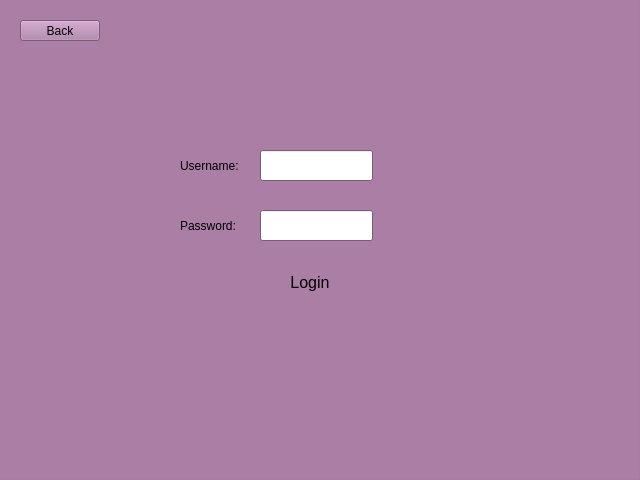
<?xml version="1.0" encoding="UTF-8"?>
<ui version="4.0">
 <class>login_page</class>
 <widget class="QDialog" name="login_page">
  <property name="geometry">
   <rect>
    <x>0</x>
    <y>0</y>
    <width>640</width>
    <height>480</height>
   </rect>
  </property>
  <property name="palette">
   <palette>
    <active>
     <colorrole role="WindowText">
      <brush brushstyle="SolidPattern">
       <color alpha="255">
        <red>0</red>
        <green>0</green>
        <blue>0</blue>
       </color>
      </brush>
     </colorrole>
     <colorrole role="Button">
      <brush brushstyle="SolidPattern">
       <color alpha="255">
        <red>173</red>
        <green>127</green>
        <blue>168</blue>
       </color>
      </brush>
     </colorrole>
     <colorrole role="Light">
      <brush brushstyle="SolidPattern">
       <color alpha="255">
        <red>255</red>
        <green>192</green>
        <blue>248</blue>
       </color>
      </brush>
     </colorrole>
     <colorrole role="Midlight">
      <brush brushstyle="SolidPattern">
       <color alpha="255">
        <red>214</red>
        <green>159</green>
        <blue>208</blue>
       </color>
      </brush>
     </colorrole>
     <colorrole role="Dark">
      <brush brushstyle="SolidPattern">
       <color alpha="255">
        <red>86</red>
        <green>63</green>
        <blue>84</blue>
       </color>
      </brush>
     </colorrole>
     <colorrole role="Mid">
      <brush brushstyle="SolidPattern">
       <color alpha="255">
        <red>115</red>
        <green>85</green>
        <blue>112</blue>
       </color>
      </brush>
     </colorrole>
     <colorrole role="Text">
      <brush brushstyle="SolidPattern">
       <color alpha="255">
        <red>0</red>
        <green>0</green>
        <blue>0</blue>
       </color>
      </brush>
     </colorrole>
     <colorrole role="BrightText">
      <brush brushstyle="SolidPattern">
       <color alpha="255">
        <red>255</red>
        <green>255</green>
        <blue>255</blue>
       </color>
      </brush>
     </colorrole>
     <colorrole role="ButtonText">
      <brush brushstyle="SolidPattern">
       <color alpha="255">
        <red>0</red>
        <green>0</green>
        <blue>0</blue>
       </color>
      </brush>
     </colorrole>
     <colorrole role="Base">
      <brush brushstyle="SolidPattern">
       <color alpha="255">
        <red>255</red>
        <green>255</green>
        <blue>255</blue>
       </color>
      </brush>
     </colorrole>
     <colorrole role="Window">
      <brush brushstyle="SolidPattern">
       <color alpha="255">
        <red>173</red>
        <green>127</green>
        <blue>168</blue>
       </color>
      </brush>
     </colorrole>
     <colorrole role="Shadow">
      <brush brushstyle="SolidPattern">
       <color alpha="255">
        <red>0</red>
        <green>0</green>
        <blue>0</blue>
       </color>
      </brush>
     </colorrole>
     <colorrole role="AlternateBase">
      <brush brushstyle="SolidPattern">
       <color alpha="255">
        <red>214</red>
        <green>191</green>
        <blue>211</blue>
       </color>
      </brush>
     </colorrole>
     <colorrole role="ToolTipBase">
      <brush brushstyle="SolidPattern">
       <color alpha="255">
        <red>255</red>
        <green>255</green>
        <blue>220</blue>
       </color>
      </brush>
     </colorrole>
     <colorrole role="ToolTipText">
      <brush brushstyle="SolidPattern">
       <color alpha="255">
        <red>0</red>
        <green>0</green>
        <blue>0</blue>
       </color>
      </brush>
     </colorrole>
     <colorrole role="PlaceholderText">
      <brush brushstyle="SolidPattern">
       <color alpha="127">
        <red>0</red>
        <green>0</green>
        <blue>0</blue>
       </color>
      </brush>
     </colorrole>
     <colorrole role="Accent">
      <brush brushstyle="SolidPattern">
       <color alpha="255">
        <red>255</red>
        <green>255</green>
        <blue>255</blue>
       </color>
      </brush>
     </colorrole>
    </active>
    <inactive>
     <colorrole role="WindowText">
      <brush brushstyle="SolidPattern">
       <color alpha="255">
        <red>0</red>
        <green>0</green>
        <blue>0</blue>
       </color>
      </brush>
     </colorrole>
     <colorrole role="Button">
      <brush brushstyle="SolidPattern">
       <color alpha="255">
        <red>173</red>
        <green>127</green>
        <blue>168</blue>
       </color>
      </brush>
     </colorrole>
     <colorrole role="Light">
      <brush brushstyle="SolidPattern">
       <color alpha="255">
        <red>255</red>
        <green>192</green>
        <blue>248</blue>
       </color>
      </brush>
     </colorrole>
     <colorrole role="Midlight">
      <brush brushstyle="SolidPattern">
       <color alpha="255">
        <red>214</red>
        <green>159</green>
        <blue>208</blue>
       </color>
      </brush>
     </colorrole>
     <colorrole role="Dark">
      <brush brushstyle="SolidPattern">
       <color alpha="255">
        <red>86</red>
        <green>63</green>
        <blue>84</blue>
       </color>
      </brush>
     </colorrole>
     <colorrole role="Mid">
      <brush brushstyle="SolidPattern">
       <color alpha="255">
        <red>115</red>
        <green>85</green>
        <blue>112</blue>
       </color>
      </brush>
     </colorrole>
     <colorrole role="Text">
      <brush brushstyle="SolidPattern">
       <color alpha="255">
        <red>0</red>
        <green>0</green>
        <blue>0</blue>
       </color>
      </brush>
     </colorrole>
     <colorrole role="BrightText">
      <brush brushstyle="SolidPattern">
       <color alpha="255">
        <red>255</red>
        <green>255</green>
        <blue>255</blue>
       </color>
      </brush>
     </colorrole>
     <colorrole role="ButtonText">
      <brush brushstyle="SolidPattern">
       <color alpha="255">
        <red>0</red>
        <green>0</green>
        <blue>0</blue>
       </color>
      </brush>
     </colorrole>
     <colorrole role="Base">
      <brush brushstyle="SolidPattern">
       <color alpha="255">
        <red>255</red>
        <green>255</green>
        <blue>255</blue>
       </color>
      </brush>
     </colorrole>
     <colorrole role="Window">
      <brush brushstyle="SolidPattern">
       <color alpha="255">
        <red>173</red>
        <green>127</green>
        <blue>168</blue>
       </color>
      </brush>
     </colorrole>
     <colorrole role="Shadow">
      <brush brushstyle="SolidPattern">
       <color alpha="255">
        <red>0</red>
        <green>0</green>
        <blue>0</blue>
       </color>
      </brush>
     </colorrole>
     <colorrole role="AlternateBase">
      <brush brushstyle="SolidPattern">
       <color alpha="255">
        <red>214</red>
        <green>191</green>
        <blue>211</blue>
       </color>
      </brush>
     </colorrole>
     <colorrole role="ToolTipBase">
      <brush brushstyle="SolidPattern">
       <color alpha="255">
        <red>255</red>
        <green>255</green>
        <blue>220</blue>
       </color>
      </brush>
     </colorrole>
     <colorrole role="ToolTipText">
      <brush brushstyle="SolidPattern">
       <color alpha="255">
        <red>0</red>
        <green>0</green>
        <blue>0</blue>
       </color>
      </brush>
     </colorrole>
     <colorrole role="PlaceholderText">
      <brush brushstyle="SolidPattern">
       <color alpha="127">
        <red>0</red>
        <green>0</green>
        <blue>0</blue>
       </color>
      </brush>
     </colorrole>
     <colorrole role="Accent">
      <brush brushstyle="SolidPattern">
       <color alpha="255">
        <red>255</red>
        <green>255</green>
        <blue>255</blue>
       </color>
      </brush>
     </colorrole>
    </inactive>
    <disabled>
     <colorrole role="WindowText">
      <brush brushstyle="SolidPattern">
       <color alpha="255">
        <red>86</red>
        <green>63</green>
        <blue>84</blue>
       </color>
      </brush>
     </colorrole>
     <colorrole role="Button">
      <brush brushstyle="SolidPattern">
       <color alpha="255">
        <red>173</red>
        <green>127</green>
        <blue>168</blue>
       </color>
      </brush>
     </colorrole>
     <colorrole role="Light">
      <brush brushstyle="SolidPattern">
       <color alpha="255">
        <red>255</red>
        <green>192</green>
        <blue>248</blue>
       </color>
      </brush>
     </colorrole>
     <colorrole role="Midlight">
      <brush brushstyle="SolidPattern">
       <color alpha="255">
        <red>214</red>
        <green>159</green>
        <blue>208</blue>
       </color>
      </brush>
     </colorrole>
     <colorrole role="Dark">
      <brush brushstyle="SolidPattern">
       <color alpha="255">
        <red>86</red>
        <green>63</green>
        <blue>84</blue>
       </color>
      </brush>
     </colorrole>
     <colorrole role="Mid">
      <brush brushstyle="SolidPattern">
       <color alpha="255">
        <red>115</red>
        <green>85</green>
        <blue>112</blue>
       </color>
      </brush>
     </colorrole>
     <colorrole role="Text">
      <brush brushstyle="SolidPattern">
       <color alpha="255">
        <red>86</red>
        <green>63</green>
        <blue>84</blue>
       </color>
      </brush>
     </colorrole>
     <colorrole role="BrightText">
      <brush brushstyle="SolidPattern">
       <color alpha="255">
        <red>255</red>
        <green>255</green>
        <blue>255</blue>
       </color>
      </brush>
     </colorrole>
     <colorrole role="ButtonText">
      <brush brushstyle="SolidPattern">
       <color alpha="255">
        <red>86</red>
        <green>63</green>
        <blue>84</blue>
       </color>
      </brush>
     </colorrole>
     <colorrole role="Base">
      <brush brushstyle="SolidPattern">
       <color alpha="255">
        <red>173</red>
        <green>127</green>
        <blue>168</blue>
       </color>
      </brush>
     </colorrole>
     <colorrole role="Window">
      <brush brushstyle="SolidPattern">
       <color alpha="255">
        <red>173</red>
        <green>127</green>
        <blue>168</blue>
       </color>
      </brush>
     </colorrole>
     <colorrole role="Shadow">
      <brush brushstyle="SolidPattern">
       <color alpha="255">
        <red>0</red>
        <green>0</green>
        <blue>0</blue>
       </color>
      </brush>
     </colorrole>
     <colorrole role="AlternateBase">
      <brush brushstyle="SolidPattern">
       <color alpha="255">
        <red>173</red>
        <green>127</green>
        <blue>168</blue>
       </color>
      </brush>
     </colorrole>
     <colorrole role="ToolTipBase">
      <brush brushstyle="SolidPattern">
       <color alpha="255">
        <red>255</red>
        <green>255</green>
        <blue>220</blue>
       </color>
      </brush>
     </colorrole>
     <colorrole role="ToolTipText">
      <brush brushstyle="SolidPattern">
       <color alpha="255">
        <red>0</red>
        <green>0</green>
        <blue>0</blue>
       </color>
      </brush>
     </colorrole>
     <colorrole role="PlaceholderText">
      <brush brushstyle="SolidPattern">
       <color alpha="127">
        <red>86</red>
        <green>63</green>
        <blue>84</blue>
       </color>
      </brush>
     </colorrole>
     <colorrole role="Accent">
      <brush brushstyle="SolidPattern">
       <color alpha="255">
        <red>225</red>
        <green>165</green>
        <blue>218</blue>
       </color>
      </brush>
     </colorrole>
    </disabled>
   </palette>
  </property>
  <property name="cursor">
   <cursorShape>CrossCursor</cursorShape>
  </property>
  <property name="windowTitle">
   <string>Login page</string>
  </property>
  <widget class="QGroupBox" name="groupBox">
   <property name="geometry">
    <rect>
     <x>-10</x>
     <y>-10</y>
     <width>651</width>
     <height>491</height>
    </rect>
   </property>
   <property name="title">
    <string/>
   </property>
   <widget class="QPushButton" name="login_button">
    <property name="geometry">
     <rect>
      <x>280</x>
      <y>280</y>
      <width>80</width>
      <height>24</height>
     </rect>
    </property>
    <property name="font">
     <font>
      <pointsize>12</pointsize>
     </font>
    </property>
    <property name="cursor">
     <cursorShape>CrossCursor</cursorShape>
    </property>
    <property name="autoFillBackground">
     <bool>false</bool>
    </property>
    <property name="text">
     <string>Login</string>
    </property>
    <property name="checkable">
     <bool>false</bool>
    </property>
    <property name="autoDefault">
     <bool>true</bool>
    </property>
    <property name="default">
     <bool>true</bool>
    </property>
    <property name="flat">
     <bool>true</bool>
    </property>
   </widget>
   <widget class="QLabel" name="username">
    <property name="geometry">
     <rect>
      <x>190</x>
      <y>160</y>
      <width>91</width>
      <height>31</height>
     </rect>
    </property>
    <property name="text">
     <string>Username:</string>
    </property>
   </widget>
   <widget class="QLabel" name="password">
    <property name="geometry">
     <rect>
      <x>190</x>
      <y>220</y>
      <width>91</width>
      <height>31</height>
     </rect>
    </property>
    <property name="text">
     <string>Password:</string>
    </property>
   </widget>
   <widget class="QLineEdit" name="username_text">
    <property name="geometry">
     <rect>
      <x>270</x>
      <y>160</y>
      <width>113</width>
      <height>31</height>
     </rect>
    </property>
   </widget>
   <widget class="QLineEdit" name="password_text">
    <property name="geometry">
     <rect>
      <x>270</x>
      <y>220</y>
      <width>113</width>
      <height>31</height>
     </rect>
    </property>
    <property name="echoMode">
     <enum>QLineEdit::Password</enum>
    </property>
   </widget>
   <widget class="QPushButton" name="back_button">
    <property name="geometry">
     <rect>
      <x>30</x>
      <y>30</y>
      <width>80</width>
      <height>21</height>
     </rect>
    </property>
    <property name="text">
     <string>Back</string>
    </property>
   </widget>
   <widget class="QLabel" name="label">
    <property name="geometry">
     <rect>
      <x>0</x>
      <y>10</y>
      <width>661</width>
      <height>491</height>
     </rect>
    </property>
    <property name="text">
     <string/>
    </property>
    <property name="pixmap">
     <pixmap>../../Desktop/background.png</pixmap>
    </property>
   </widget>
   <zorder>label</zorder>
   <zorder>login_button</zorder>
   <zorder>username</zorder>
   <zorder>password</zorder>
   <zorder>username_text</zorder>
   <zorder>password_text</zorder>
   <zorder>back_button</zorder>
  </widget>
 </widget>
 <resources/>
 <connections/>
</ui>
